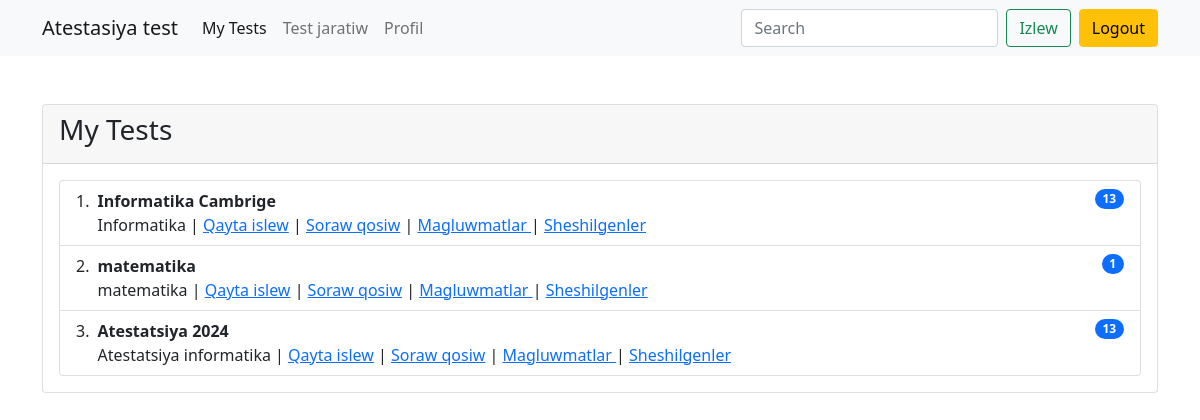
The page /my-tests/ (signed in) on the database its author committed.
### main/models.py (models this page shows, shortened)
class Test(models.Model):
    id = models.UUIDField(primary_key=True, default=uuid.uuid4, editable=False)
    author = models.ForeignKey(User, on_delete=models.CASCADE, verbose_name="avtor")
    category = models.ForeignKey(Category, on_delete=models.CASCADE, verbose_name="kategoriya")
    title = models.CharField(max_length=250, verbose_name="sarlavha")
    maximum_attemps = models.PositiveIntegerField(verbose_name="maksimum harakatlar soni")
    pass_percentage = models.PositiveIntegerField(default=60)
    start_date = models.DateTimeField(default=timezone.now, verbose_name="boshlanish sanasi")
    end_date = models.DateTimeField(default=(timezone.now()+timezone.timedelta(days=2)), verbose_name="tugash sanasi")
    class Meta:
        verbose_name = "Test"
        verbose_name_plural = "Testlar"

class Category(models.Model):
    name =  models.CharField(max_length=60, verbose_name="nomi")
    class Meta:
        verbose_name = "Kategoriya"
        verbose_name_plural = "Kategoriyalar"

### main/views.py (the view)
# urls.py: path("my-tests/", my_tests, name="my_tests" ),
@login_required(login_url="login")
def my_tests(request):
    tests = Test.objects.filter(author=request.user)
    return render(request, "my_tests.html", {'tests':tests})

### templates/my_tests.html (shortened to what this page needs)
{% extends "base.html" %}
{% block content %}
    <div class="card mt-5">
        <div class="card-header">
            <h3>My Tests</h3>
        </div>
        <div class="card-body">
            <ol class="list-group list-group-numbered">
                {% for test in tests %}
                    <li class="list-group-item d-flex justify-content-between align-items-start">
                    <div class="ms-2 me-auto">
                        <div class="fw-bold">{{test.title}}</div>
                        {{test.category.name}} |
                        <a href="{% url 'update_test' test.id %}">Qayta islew</a>
                        | <a href="{% url 'create_question' test.id %}">Soraw qosiw</a> |
                        <a href="{% url 'detail_test' test.id %}"> Magluwmatlar </a>
                        | <a href="{% url 'results' test.id %}">Sheshilgenler</a>
                    </div>
                    <span class="badge bg-primary rounded-pill">{{test.questions.all.count}}</span>
                    </li>
                {% endfor %}
              </ol>
        </div>
    </div>
{% endblock content %}

### rows shown on the page
Test: title "Informatika Cambrige", category.name "Informatika", questions.all.count "13"
Test: title "matematika", category.name "matematika", questions.all.count "1"
Test: title "Atestatsiya 2024", category.name "Atestatsiya informatika", questions.all.count "13"
